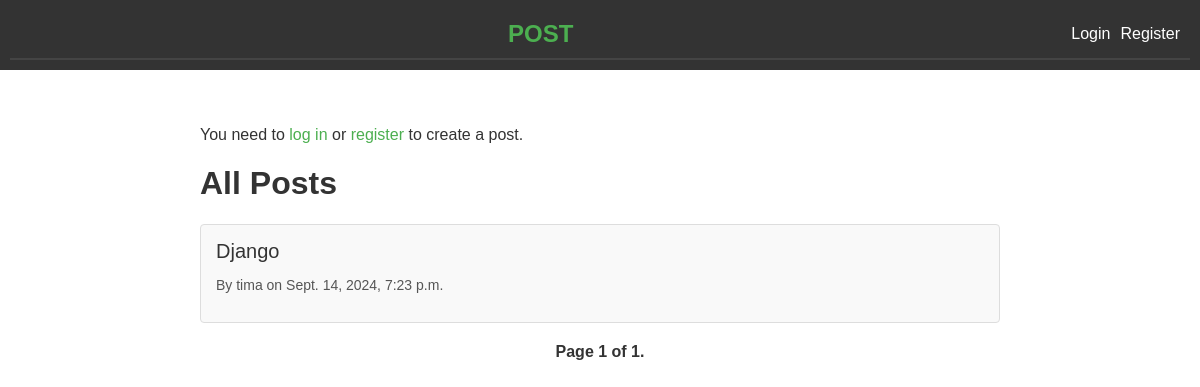
The app's page /, older data.
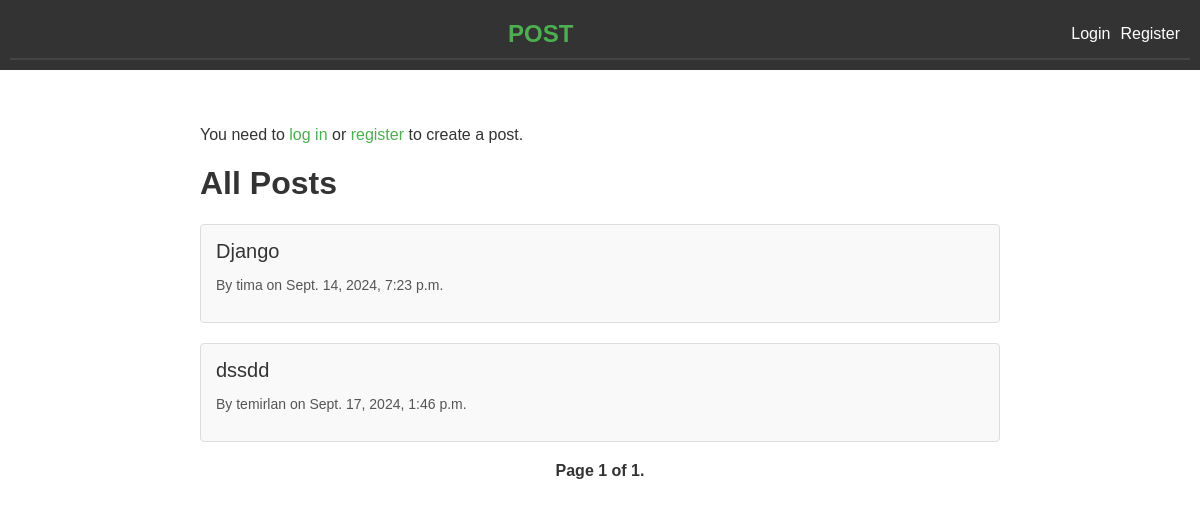
The same page, newer data.
### blog/models.py (models this page shows, shortened)
class Post(models.Model):
    title = models.CharField(
        max_length=255,
        verbose_name="Название"
    )
    content = models.TextField(
        default="",
        blank=False,
        verbose_name="Контент"
    )
    author = models.ForeignKey(
        User,
        on_delete=models.CASCADE,
        verbose_name="Автор"
    )
    created_at = models.DateTimeField(
        auto_now_add=True,
        verbose_name="Дата создания"
    )
    updated_at = models.DateTimeField(
        auto_now=True,
        verbose_name="Дата редактирования"
    )

### blog/views.py (the view)
# urls.py: path('', views.post_list, name='post_list'),
def post_list(request):
    posts = Post.objects.all()
    paginator = Paginator(posts, 5)
    page_number = request.GET.get('page')
    page_obj = paginator.get_page(page_number)
    return render(request, 'blog/post_list.html', {'page_obj': page_obj})

### blog/templates/blog/post_list.html (shortened to what this page needs)
<!DOCTYPE html>
<html lang="en">
<head>
</head>
<body>
    {% extends "base.html" %}
{% block content %}
    <div class="post-container">
        {% if user.is_authenticated %}
            <p><a href="{% url 'create_post' %}" class="btn-create">Create a new post</a></p>
        {% else %}
            <p>You need to <a href="{% url 'login' %}">log in</a> or <a href="{% url 'register' %}">register</a> to create a post.</p>
        {% endif %}
        <h1>All Posts</h1>
        <ul class="post-list">
            {% for post in page_obj %}
                <li class="post-item">
                    <a href="{% url 'post_detail' post.id %}" class="post-title">{{ post.title }}</a>
                    <p class="post-meta">By {{ post.author.username }} on {{ post.created_at }}</p>
                </li>
            {% endfor %}
        </ul>
        <div class="pagination">
            <span class="step-links">
                <span class="current">
                    Page {{ page_obj.number }} of {{ page_obj.paginator.num_pages }}.
                </span>
            </span>
        </div>
    </div>
{% endblock %}

Row changes from the older to the newer data that the page shows:
added Post: title "dssdd", author.username "temirlan", created_at "Sept. 17, 2024, 1:46 p.m."
